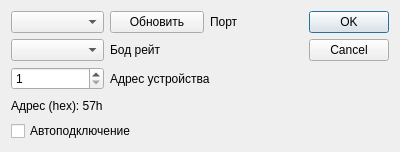
<?xml version="1.0" encoding="UTF-8"?>
<ui version="4.0">
 <class>SettingsDialog</class>
 <widget class="QDialog" name="SettingsDialog">
  <property name="geometry">
   <rect>
    <x>0</x>
    <y>0</y>
    <width>400</width>
    <height>152</height>
   </rect>
  </property>
  <property name="windowTitle">
   <string>Настройки программы</string>
  </property>
  <layout class="QGridLayout" name="gridLayout">
   <item row="0" column="2">
    <widget class="QLabel" name="label_3">
     <property name="text">
      <string>Порт</string>
     </property>
    </widget>
   </item>
   <item row="0" column="0">
    <widget class="QComboBox" name="portBox"/>
   </item>
   <item row="2" column="0">
    <widget class="QSpinBox" name="addressBox">
     <property name="minimum">
      <number>1</number>
     </property>
     <property name="maximum">
      <number>255</number>
     </property>
     <property name="displayIntegerBase">
      <number>10</number>
     </property>
    </widget>
   </item>
   <item row="0" column="3" rowspan="5">
    <widget class="QDialogButtonBox" name="buttonBox">
     <property name="orientation">
      <enum>Qt::Vertical</enum>
     </property>
     <property name="standardButtons">
      <set>QDialogButtonBox::Cancel|QDialogButtonBox::Ok</set>
     </property>
    </widget>
   </item>
   <item row="4" column="0" colspan="3">
    <widget class="QCheckBox" name="autoConnectCheckBox">
     <property name="text">
      <string>Автоподключение</string>
     </property>
    </widget>
   </item>
   <item row="1" column="0">
    <widget class="QComboBox" name="baudBox"/>
   </item>
   <item row="3" column="0">
    <widget class="QLabel" name="hexAddressLabel">
     <property name="text">
      <string>Адрес (hex): 57h</string>
     </property>
    </widget>
   </item>
   <item row="1" column="1" colspan="2">
    <widget class="QLabel" name="label_2">
     <property name="text">
      <string>Бод рейт</string>
     </property>
    </widget>
   </item>
   <item row="2" column="1" colspan="2">
    <widget class="QLabel" name="label">
     <property name="text">
      <string>Адрес устройства</string>
     </property>
    </widget>
   </item>
   <item row="0" column="1">
    <widget class="QPushButton" name="refreshButton">
     <property name="text">
      <string>Обновить</string>
     </property>
    </widget>
   </item>
  </layout>
 </widget>
 <resources/>
 <connections>
  <connection>
   <sender>buttonBox</sender>
   <signal>accepted()</signal>
   <receiver>SettingsDialog</receiver>
   <slot>accept()</slot>
   <hints>
    <hint type="sourcelabel">
     <x>248</x>
     <y>254</y>
    </hint>
    <hint type="destinationlabel">
     <x>157</x>
     <y>274</y>
    </hint>
   </hints>
  </connection>
  <connection>
   <sender>buttonBox</sender>
   <signal>rejected()</signal>
   <receiver>SettingsDialog</receiver>
   <slot>reject()</slot>
   <hints>
    <hint type="sourcelabel">
     <x>316</x>
     <y>260</y>
    </hint>
    <hint type="destinationlabel">
     <x>286</x>
     <y>274</y>
    </hint>
   </hints>
  </connection>
 </connections>
</ui>
